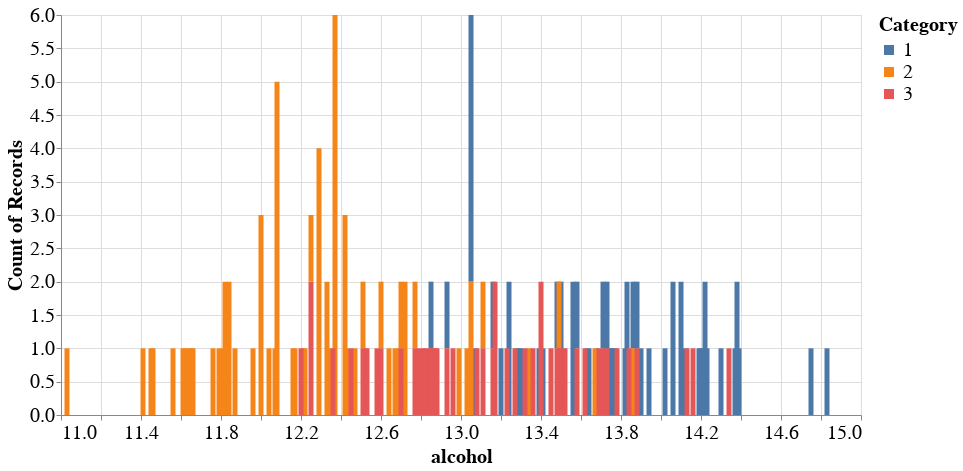

Notebook code cell kept with this figure:
### Code cell
alt.Chart(df).mark_bar().encode(
    x='alcohol',
    y='count()',
    color='Category:N',
    tooltip=['alcohol', 'Category']
).interactive().properties(
    width=800,
    height=400
).configure_axis(
    labelFontSize=20,
    titleFontSize=20
).configure_legend(
    labelFontSize=20,
    titleFontSize=20
)

### Figure 1 — Vega-Lite specification as saved in the notebook (floating-point values rounded to 4 significant figures; data arrays with more than 128 entries replaced by an {"elided": "..."} marker saying what was removed)
{"config": {"view": {"continuousWidth": 300, "continuousHeight": 300}, "axis": {"labelFontSize": 20, "titleFontSize": 20}, "legend": {"labelFontSize": 20, "titleFontSize": 20}}, "data": {"name": "data-6f94534f7704237a55d08eb9dc8cf279"}, "mark": {"type": "bar"}, "encoding": {"color": {"field": "Category", "type": "nominal"}, "tooltip": [{"field": "alcohol", "type": "quantitative"}, {"field": "Category", "type": "quantitative"}], "x": {"field": "alcohol", "type": "quantitative"}, "y": {"aggregate": "count", "type": "quantitative"}}, "height": 400, "params": [{"name": "param_2", "select": {"type": "interval", "encodings": ["x", "y"]}, "bind": "scales"}], "width": 800, "$schema": "https://vega.github.io/schema/vega-lite/v5.16.3.json", "datasets": {"data-6f94534f7704237a55d08eb9dc8cf279": {"elided": "178 records"}}}
